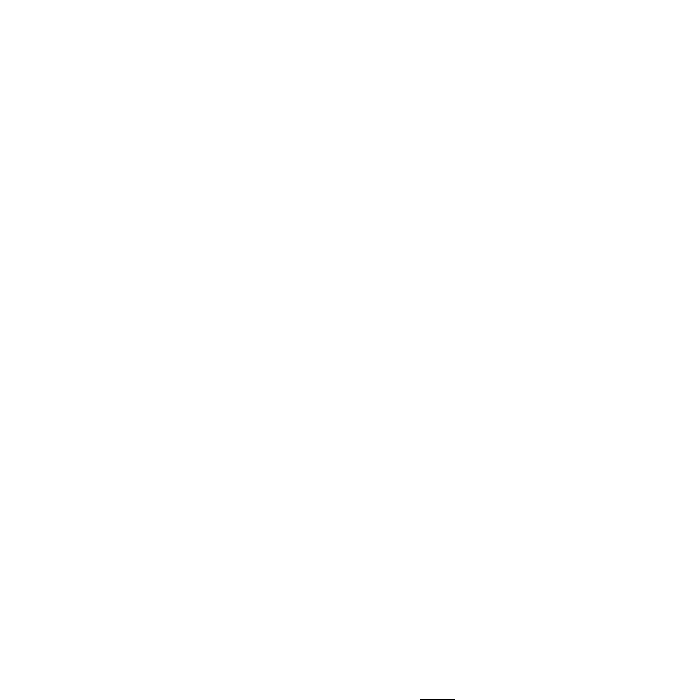
Frame 1 (no input)
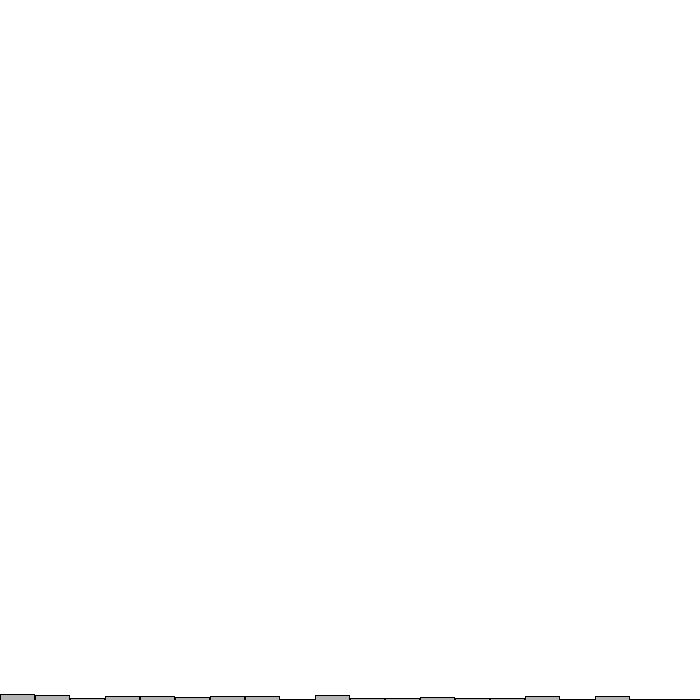
Frame 60 (the mouse pressed at the canvas centre just before this capture)
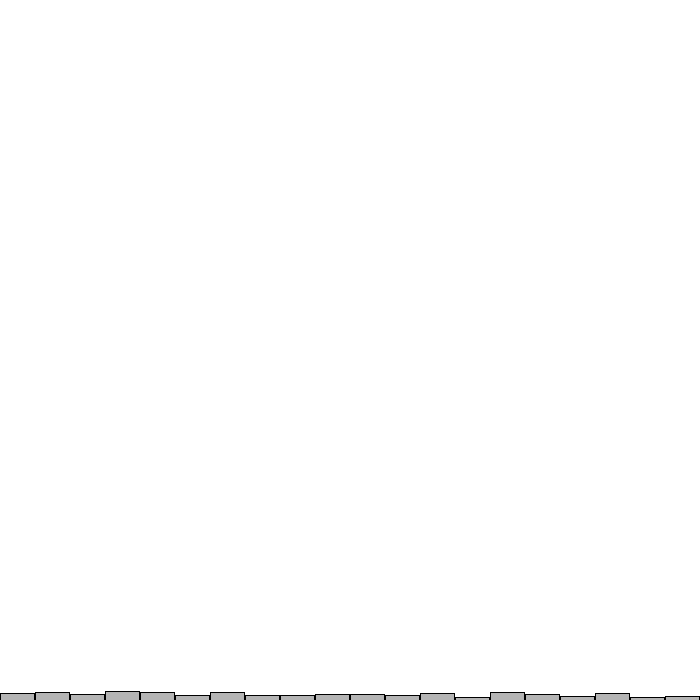
Frame 120 (the mouse held since frame 60 and released just before this capture)

The Processing sketch that drew these frames (run headless with seeded random() and noise(); from frame 60 on, the mouse is pressed at the canvas centre):

// Processing sketch: RandomDistribution
// ── RandomDistribution.pde
int[] rC;

void setup(){
  size(700, 700);
  rC = new int[20];
}

void draw(){
  background(255);
  int index = int(random(rC.length));
  rC[index]++;
  stroke(0);
  fill(180);
  
  int w = width/rC.length;
  for(int x=0; x < rC.length; x++){
    // height being calculated from top
    rect(x*w, height-rC[x], w-1, rC[x]);
  }
}
